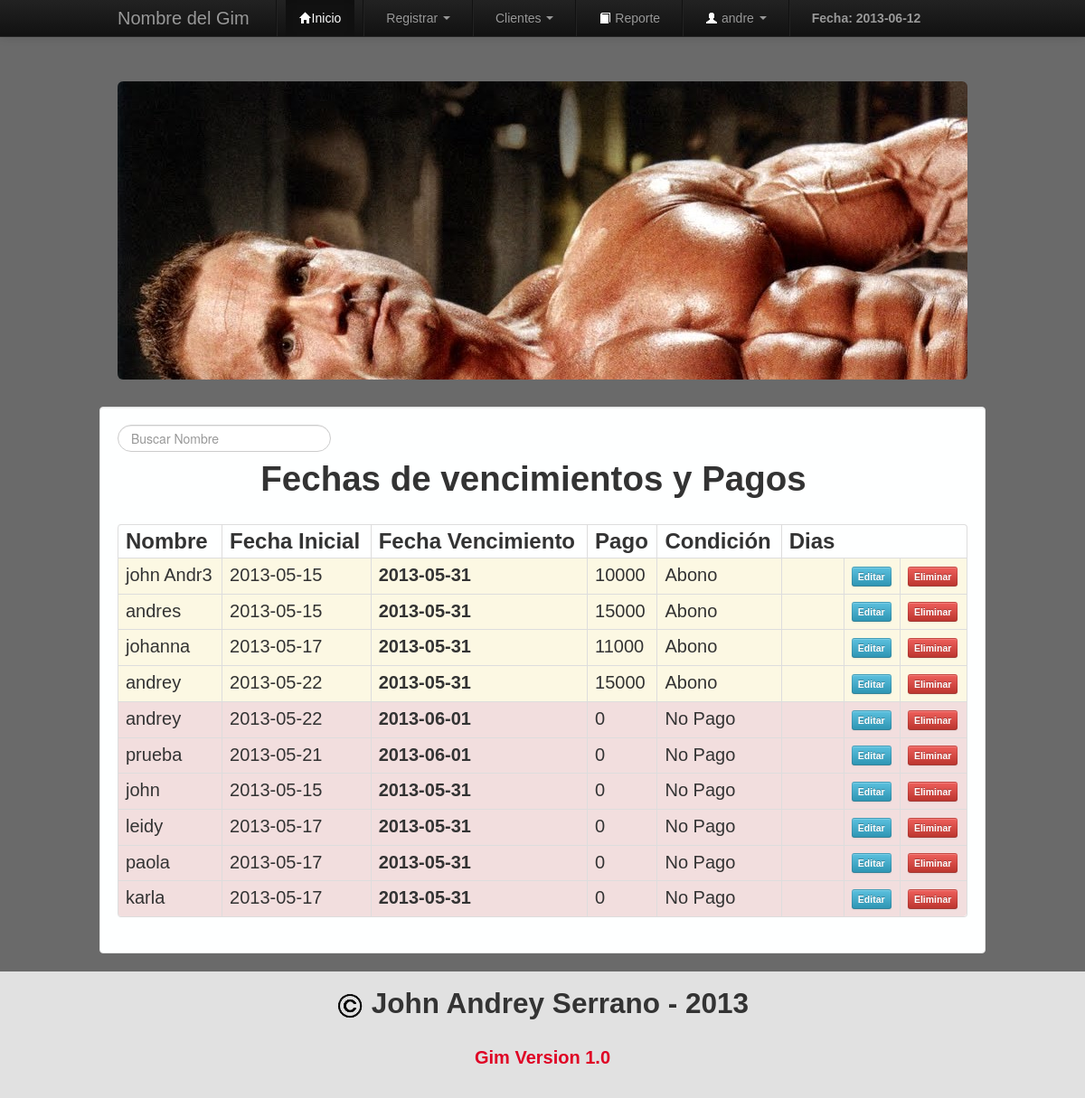
Before: /menu.php (signed in) with the older database file.
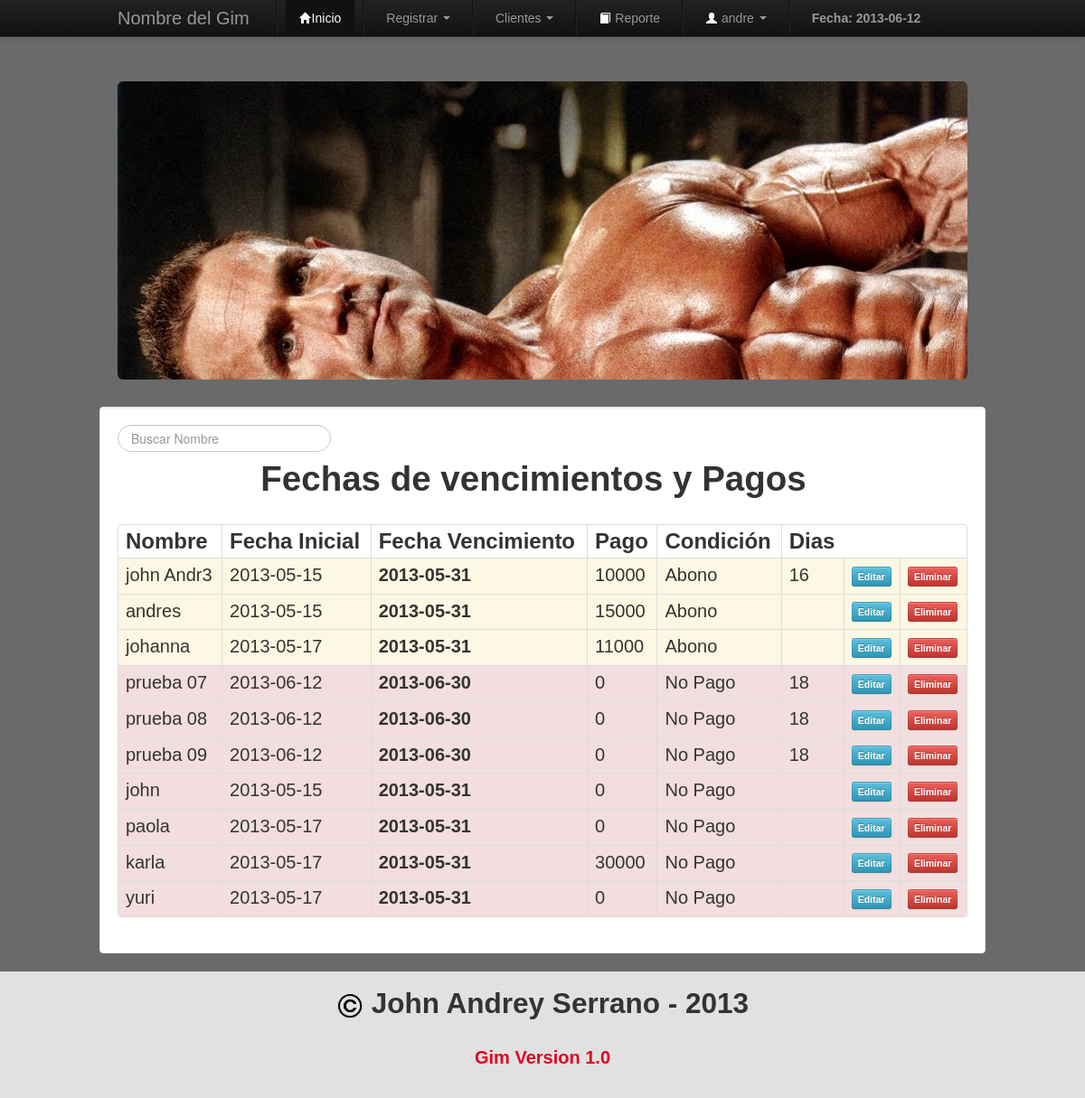
After: the same page with the newer database file.
### tables this page shows
CREATE TABLE `estudiantes` (
  `id` int(11) NOT NULL AUTO_INCREMENT,
  `codigo` int(10) DEFAULT NULL,
  `nombre` varchar(75) DEFAULT NULL,
  `edad` varchar(2) DEFAULT NULL,
  `peso` varchar(45) DEFAULT NULL,
  `altura` varchar(45) DEFAULT NULL,
  `fechaInicial` date DEFAULT NULL,
  `fechaFinal` date DEFAULT NULL,
  `dinero` int(11) DEFAULT NULL,
  `condicion` varchar(30) DEFAULT NULL,
  PRIMARY KEY (`id`),
  UNIQUE KEY `codigo_UNIQUE` (`codigo`)
);

### includes/funciones.php (the view, shortened to what this page needs)
<?php
  class funciones{
    public function verEstudiantes(){
        $cant_reg = 10;
        if(isset($_GET["pagina"])){
            $num_pag = $_GET["pagina"];
        }else{
            $num_pag = 1;
        }
        if(!$num_pag){
            $inicio = 0;
            $num_pag = 1;
        }else{
            $inicio = ($num_pag-1)*$cant_reg;
        }
        $resultado = mysql_query("SELECT * FROM estudiantes ORDER BY condicion, fechaFinal DESC LIMIT $inicio,$cant_reg");
        while($fila = mysql_fetch_array($resultado)){
            $codigo = $fila['codigo'];
            $result = mysql_query("SELECT sum(dias) AS total FROM fechasclientes WHERE codigoEstudiante = '$codigo' ");
            $dias = mysql_fetch_array($result);
            if($fila['condicion'] == 'Pago'){
                 echo '<tr class="success">
                         <td>'.$fila['nombre'].'</td>
                         <td>'.$fila['fechaInicial'].'</td>
                         <td style="font-weight: bold;">'.$fila['fechaFinal'].'</td>
                         <td>'.$fila['dinero'].'</td>
                         <td>'.$fila['condicion'].'</td>
                         <td>'.$dias['total'].'</td>
                         <td><a disabled class="btn btn-mini btn-info"><strong disabled>Editar</strong></a></td>
                         <td><a id="delete" class="btn btn-mini btn-danger" href="'.$fila['codigo'].'"><strong>Eliminar</strong></a></td>
                     </tr>';
            }else{
                if($fila['condicion'] == 'No Pago'){
                    echo '<tr class="error">
                         <td>'.$fila['nombre'].'</td>
                         <td>'.$fila['fechaInicial'].'</td>
                         <td style="font-weight: bold;">'.$fila['fechaFinal'].'</td>
                         <td>'.$fila['dinero'].'</td>
                         <td>'.$fila['condicion'].'</td>
                         <td>'.$dias['total'].'</td>
                         <td><a id="editPago" class="btn btn-mini btn-info" href="'.$fila['codigo'].'"><strong>Editar</strong></a></td>
                         <td><a id="delete" class="btn btn-mini btn-danger" href="'.$fila['codigo'].'"><strong>Eliminar</strong></a></td>
                     </tr>';
                }else{
                    if($fila['condicion'] == 'Abono'){
                        echo '<tr class="warning">
                                 <td>'.$fila['nombre'].'</td>
                                 <td>'.$fila['fechaInicial'].'</td>
                                 <td style="font-weight: bold;">'.$fila['fechaFinal'].'</td>
                                 <td>'.$fila['dinero'].'</td>
                                 <td>'.$fila['condicion'].'</td>
                                 <td>'.$dias['total'].'</td>
                                 <td><a id="editPago" class="btn btn-mini btn-info" href="'.$fila['codigo'].'"><strong>Editar</strong></a></td>
                                 <td><a id="delete" class="btn btn-mini btn-danger" href="'.$fila['codigo'].'"><strong>Eliminar</strong></a></td>
                             </tr>';
                    }
                }
            }
        }
    }
  }
?>

### menu.php (shortened to what this page needs)
<!DOCTYPE HTML>
<html lang="es">
<head>
	<link rel="stylesheet" href="css/bootstrap.css">
	<link rel="stylesheet" href="css/smoothness/jquery-ui.css">
	<link rel="stylesheet" href="css/estilos.css">
	<?php
      if(isset($_SESSION['id_user'])){
            $user = $_SESSION['nombre'];
      }else{
      	header('Location: index.php');
      }
	?>
</head>
<body>
	<header>
		<div class="navbar navbar-fixed-top navbar-inverse">
			<div class="navbar-inner">
				<div class="container" >
					<a href="menu.php" class="brand">Nombre del Gim</a>
					<div class="nav-collapse collapse">
						<ul class="nav" >
							<li class="divider-vertical"></li>
							<li class="active"><a href="#"><i class="icon-home icon-white"></i>Inicio</a></li>
							<li class="divider-vertical"></li>
								<li id="formMenu" class="dropdown">
									<a id="menuOpen" class="dropdown-toggle" data-toggle="dropdown">
										Registrar
										<span class="caret"></span>
									</a>
								</li>
							<li class="divider-vertical"></li>
							<li class="dropdown">
								<a href="#" class="dropdown-toggle" data-toggle="dropdown">
									Clientes
									<span class="caret"></span>
								</a>
							</li>
							<li class="divider-vertical"></li>
							<li><a href="includes/reporte.php"><i class="icon-book icon-white"></i> Reporte</a></li>
							<li class="divider-vertical"></li>
							<li class="dropdown">
								<a href="#" class="dropdown-toggle" data-toggle="dropdown">
									<i class="icon-user icon-white"></i> <?php echo $user; ?>
								    <span class="caret"></span>
								</a>
							</li>
							<li class="divider-vertical"></li>
							<?php
						        $fecha = date("Y-m-d");
						        echo '<li><a href="#" style="font-weight: bold;">Fecha: '.$fecha.'</a></li>';
					        ?>
						</ul>
					</div>
				</div>
			</div>
		</div>
	</header>
	<section>
		<div class="container">
			<div class="hero-unit">
				<br><br><br><br><br><br><br>
			</div>
		</div>
	</section>
   <div class="span2"> <div id="bloque"><aside class="well" id="bloque-contenedor" style="text-align: center; "><a href="#" id="IrInicio">Volver Arriba</a></aside></div></div>
	<article class="container well" id="fondo">
		<input type="text" name="buscar" id="buscar" class="search-query" placeholder="Buscar Nombre" autofocus>
		<div class="row">
			<h1>Fechas de vencimientos y Pagos</h1><br>
			<div class="span12">
				<table class="table table-hover table-bordered">
					<thead>
						<tr>
							<th>Nombre</th>
							<th>Fecha Inicial</th>
							<th>Fecha Vencimiento</th>
							<th>Pago</th>
							<th>Condición</th>
							<th>Dias</th>
						</tr>
					</thead>
					<tbody id="verEstu">
						<?php
						   require_once('includes/funciones.php');
						   $objeto = new funciones();
						   $objeto->verEstudiantes();
						?>
					</tbody>
				</table>
		    	 	 <?php
		    	 	  require_once('includes/funciones.php');
			    	 ?>
			</div>
		</div>
	</article>
	<?php
		require_once('includes/funciones.php');
			?>
	<footer>
		<h2 id="pie"><img src="img/copyright.png" alt="Autor"> John Andrey Serrano - 2013</h2>
		<div id="pie"> <br>
			<p>Gim Version 1.0</p>
		</div>
	</footer>
</body>
</html>

### css/estilos.css (style rules this page uses)
* { margin: 0; padding: 0; font-family: Arial; }
body { background: rgba(7,7,7,0.6); padding-top: 60px; padding-bottom: 40px; }
footer { padding-top: 5px; padding-bottom: 25px; background: rgba(255,255,255,0.8); bottom:0!important; margin-bottom: -50px; }
#pie { text-align: center; font-weight: bold; }

### menu.php (style rules this page uses)
h1 { text-align: center; }
th { font-size: 24px; }
td { font-size: 20px; }
p { color: #df0024; font-size: 20px; }
#fondo { background: #feffff; }
.hero-unit { margin-top: 30px; text-align: center; background-image: url('img/gim2.jpg'); }

Changed rows visible on the page:
no longer on this page (row edited): estudiantes: nombre "andrey", fechaInicial "2013-05-22", fechaFinal "2013-05-31", dinero "15000", condicion "Abono"
no longer on this page (row edited): estudiantes: nombre "andrey", fechaInicial "2013-05-22", fechaFinal "2013-06-01", dinero "0", condicion "No Pago"
no longer on this page (row edited): estudiantes: nombre "prueba", fechaInicial "2013-05-21", fechaFinal "2013-06-01", dinero "0", condicion "No Pago"
no longer on this page (row edited): estudiantes: nombre "leidy", fechaInicial "2013-05-17", fechaFinal "2013-05-31", dinero "0", condicion "No Pago"
shown differently, row unchanged: estudiantes "john Andr3": total (not shown) → "16"
added estudiantes: nombre "prueba 07", fechaInicial "2013-06-12", fechaFinal "2013-06-30", dinero "0", condicion "No Pago", total "18"
added estudiantes: nombre "prueba 08", fechaInicial "2013-06-12", fechaFinal "2013-06-30", dinero "0", condicion "No Pago", total "18"
added estudiantes: nombre "prueba 09", fechaInicial "2013-06-12", fechaFinal "2013-06-30", dinero "0", condicion "No Pago", total "18"
changed estudiantes "karla": dinero "0" → "30000"
now on this page (row unchanged): estudiantes: nombre "yuri", fechaInicial "2013-05-17", fechaFinal "2013-05-31", dinero "0", condicion "No Pago"
